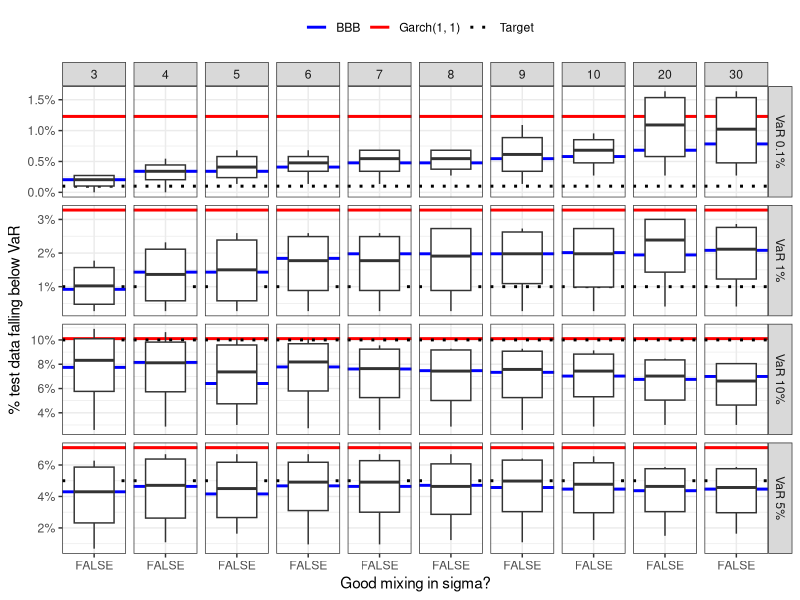
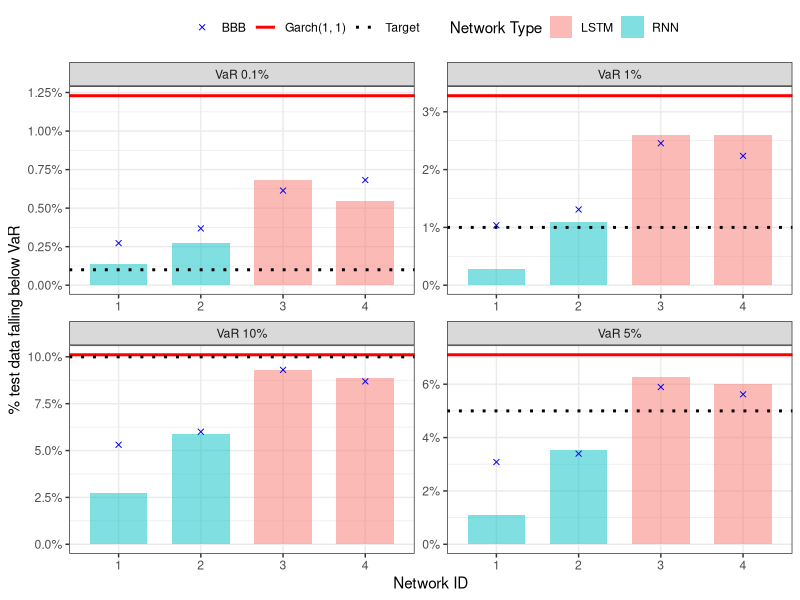
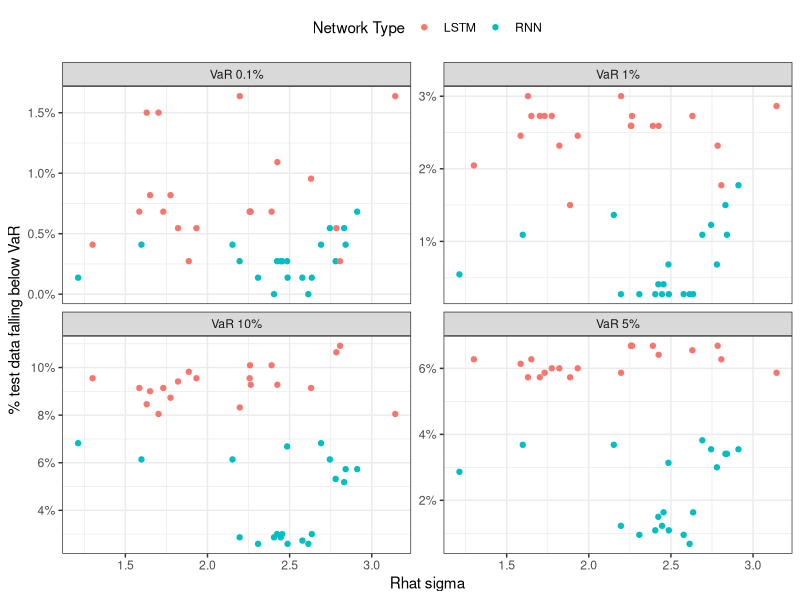
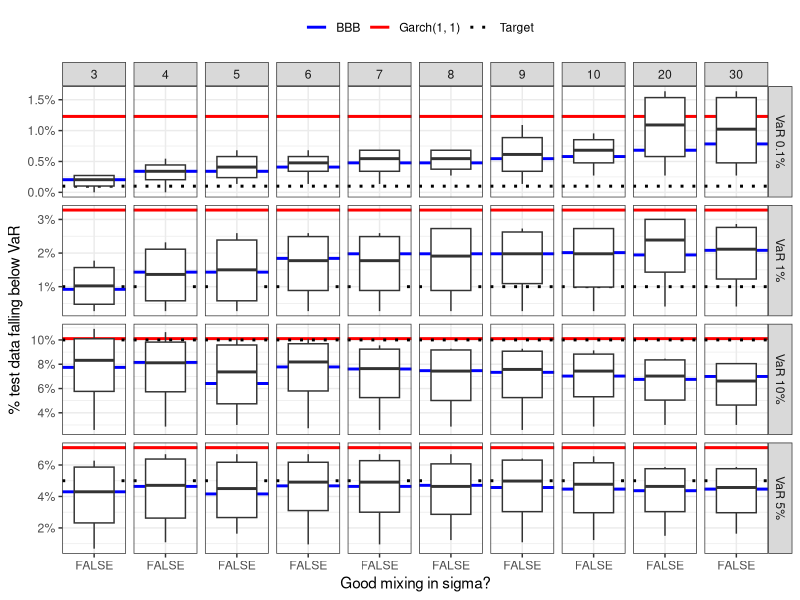
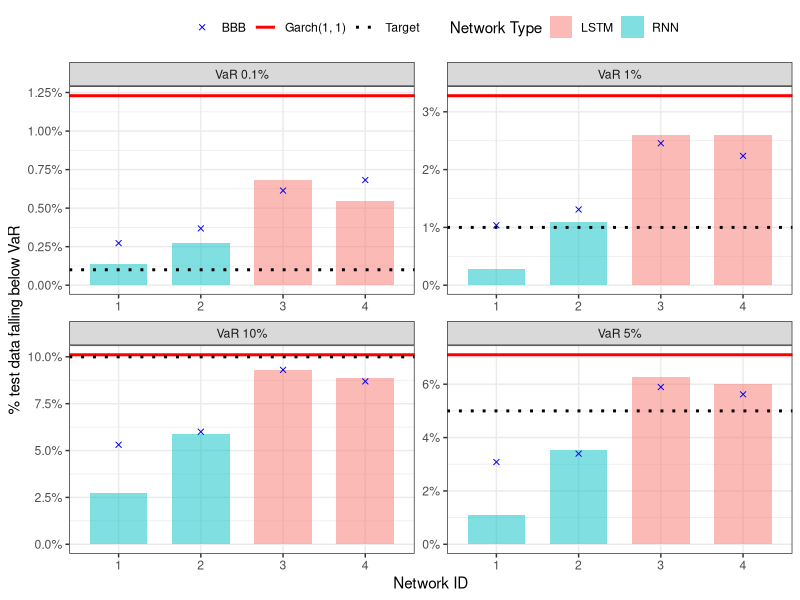
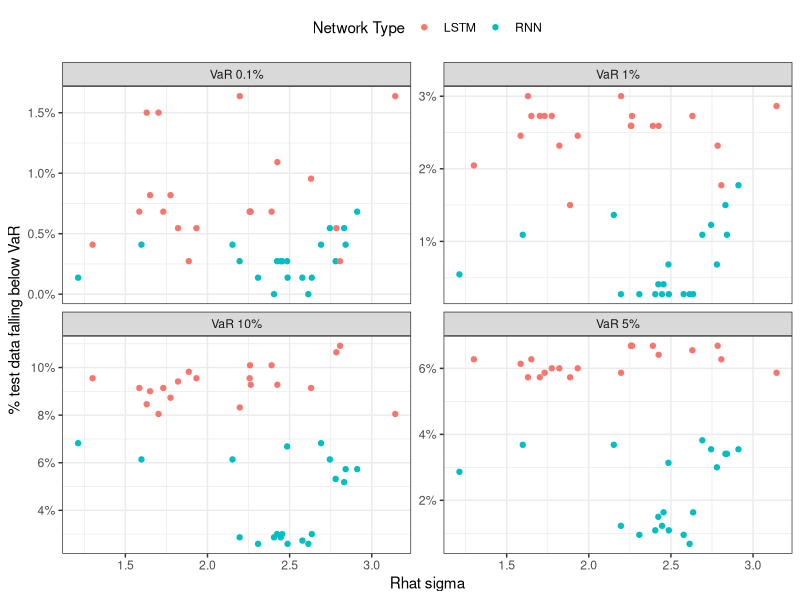

Here is the R script that generated these plots, in order:
library(tidyverse)

benchmark <- read_csv("../garch11-baseline-multiple.csv")
single_chain <- read_csv("../mcmc-single-chain-evaluation-multiple-all.csv")
same_network <- read_csv("../mcmc-same-network-evaluation-multiple-all.csv")
bbb <- read_csv("../bbb-multiple-asset-all.csv")

benchmark_long <- benchmark %>%
  pivot_longer(cols = everything(), 
               names_to = "measure", 
               values_to = "garch")

bbb_long <- bbb %>%
  pivot_longer(-c(network, nu), 
               names_to = "measure", 
               values_to = "bbb")

bbb_nu <- bbb_long %>%
  group_by(nu, measure) %>%
  summarise(bbb = mean(bbb), .groups = "drop")

bbb_network <- bbb_long %>%
  group_by(network, measure) %>%
  summarise(bbb = mean(bbb), .groups = "drop") %>%
  mutate(network = factor(network, levels = sort(unique(network))))

single_chain_comparison <- single_chain %>%
  select(-c(mape, config, network)) %>%
  mutate(well_mixing = rhat_sigma <= 1.01) %>%
  pivot_longer(-c(well_mixing, nu), 
               names_to = "measure", 
               values_to = "values") %>%
  filter(measure != "rhat_sigma") %>%
  left_join(benchmark_long, by = "measure")

same_network_evaluation <- same_network %>%
  pivot_longer(-network, 
               names_to = "measure", 
               values_to = "values") %>%
  left_join(benchmark_long, by = "measure") %>%
  filter(!measure %in% c("rhat_sigma", "rmse", "mape")) %>%
  mutate(network = factor(network, levels = sort(unique(network))))

var_translate = c(
  "VaR_0_1" = "VaR 0.1%", 
  "VaR_1_0" = "VaR 1%", 
  "VaR_5_0" = "VaR 5%", 
  "VaR_10_0" = "VaR 10%"
)

var_target = c(
  "VaR_0_1" = 0.001, 
  "VaR_1_0" = 0.01, 
  "VaR_5_0" = 0.05, 
  "VaR_10_0" = 0.1
)

p_single_chain <- single_chain_comparison %>%
  left_join(bbb_nu, by = c("nu", "measure")) %>%
  filter(measure != "rmse") %>%
  mutate(target = var_target[measure]) %>%
  mutate(measure = ifelse(measure %in% names(var_translate), 
                          var_translate[measure], 
                          measure)) %>%
  ggplot(aes(y = values, x = well_mixing)) + 
  geom_hline(aes(yintercept = garch, color = "Garch(1, 1)"), size = 1) + 
  geom_hline(aes(yintercept = target, color = "Target"), size = 1, linetype = "dotted") + 
  geom_hline(aes(yintercept = bbb, color = "BBB"), size = 1) +
  geom_boxplot() + 
  facet_grid(rows = vars(measure), cols = vars(nu), scales = "free") + 
  scale_color_manual(values = c("Garch(1, 1)" = "red", "Target" = "black", "BBB" = "blue")) + 
  scale_y_continuous(labels = scales::percent) + 
  guides(color = guide_legend(title = "")) + 
  xlab("Good mixing in sigma?") + ylab("% test data falling below VaR") + 
  theme_bw() + 
  theme(legend.position = "top")

p_single_chain
ggsave("./multiple-asset-single-chain.pdf", 
       plot = p_single_chain, 
       device = "pdf")

single_chain_comparison %>%
  filter(measure == "rmse") %>%
  group_by(nu) %>%
  summarise(min = min(values), 
            max = max(values), 
            mean = mean(values)) %>%
  write_csv(., file = "./multiple-asset-nu-rmse.csv")

p_same_network <- same_network_evaluation %>%
  left_join(bbb_network, by = c("network", "measure")) %>%
  mutate(target = var_target[measure]) %>%
  mutate(measure = var_translate[measure]) %>%
  mutate(kind = ifelse(as.numeric(network) <= 2, "RNN", "LSTM")) %>%
  ggplot(aes(x = network, y = values)) + 
  geom_col(aes(fill = kind),position = "dodge2", width = 0.7, alpha = 0.5) + 
  geom_hline(aes(yintercept = garch, color = "Garch(1, 1)"), size = 1) + 
  geom_hline(aes(yintercept = target, color = "Target"), size = 1, linetype = "dotted") + 
  geom_point(aes(y = bbb, color = "BBB"), shape = 4) +
  facet_wrap(vars(measure), scales = "free") + 
  scale_color_manual(values = c("Garch(1, 1)" = "red", "Target" = "black", "BBB" = "blue")) + 
  scale_y_continuous(labels = scales::percent) + 
  guides(color = guide_legend(title = ""), 
         fill = guide_legend(title = "Network Type")) + 
  xlab("Network ID") + ylab("% test data falling below VaR") +
  theme_bw() + 
  theme(legend.position = "top")

p_same_network
ggsave("./multiple-asset-same-network.pdf", 
       plot = p_same_network, 
       device = "pdf")


p_mixing_performance <- single_chain %>%
  mutate(kind = ifelse(network <= 2, "RNN", "LSTM")) %>%
  select(rhat_sigma, starts_with("VaR"), kind) %>%
  pivot_longer(-c(rhat_sigma, kind), 
               names_to = "measure", 
               values_to = "values") %>%
  mutate(target = var_target[measure], 
         measure = var_translate[measure]) %>%
  ggplot(aes(x = rhat_sigma, y = values)) + 
  geom_point(aes(color = kind)) + 
  facet_wrap(vars(measure), scales = "free_y") +
  scale_y_continuous(labels = scales::percent) + 
  xlab("Rhat sigma") + ylab("% test data falling below VaR") +
  guides(color = guide_legend(title = "Network Type")) +
  theme_bw() + 
  theme(legend.position = "top")

p_mixing_performance
ggsave("./multiple-asset-mixing-performance.pdf", 
       plot = p_mixing_performance, 
       device = "pdf")
